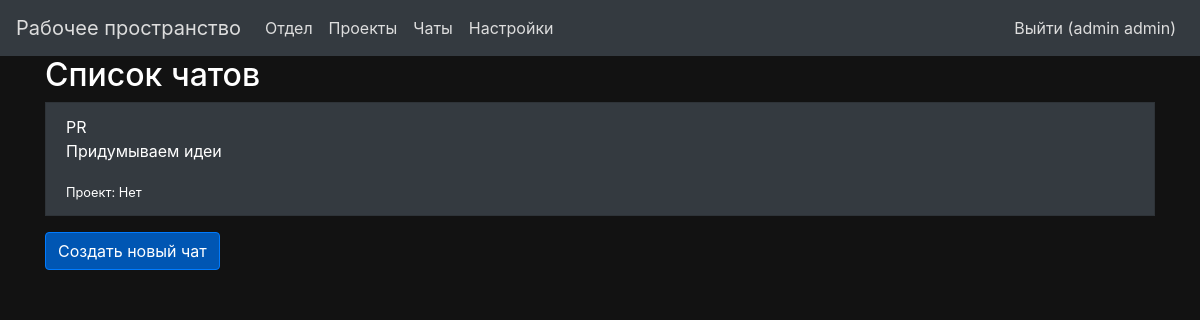
The page /chats (signed in) on the database its author committed.
### app/models.py (models this page shows, shortened)
class User(db.Model, UserMixin):
    id = db.Column(db.Integer, primary_key=True)
    name = db.Column(db.String(50), nullable=False)
    email = db.Column(db.String(120), unique=True, nullable=False)
    password = db.Column(db.String(200), nullable=False)
    role_id = db.Column(db.Integer, db.ForeignKey('role.id'))
    department_id = db.Column(db.Integer, db.ForeignKey('department.id'))
    registered_on = db.Column(db.DateTime)

class Chat(db.Model):
    id = db.Column(db.Integer, primary_key=True)
    title = db.Column(db.String(100))
    description = db.Column(db.Text)
    project_id = db.Column(db.Integer, db.ForeignKey('project.id'))
    messages = db.relationship('Message', backref='chat', lazy=True)

### app/views.py (the view)
@app.route('/chats')
@login_required
def chat_list():
    chats = Chat.query.all()
    return render_template('chat_list.html', chats=chats, theme_value=get_theme_value())

### app/__init__.py (called while the page is built)
@login_manager.user_loader
def load_user(user_id):
    return models.User.query.get(int(user_id))

### app/views.py (called while the page is built)
def get_theme_value():
    if current_user.is_authenticated:  # Проверяем, аутентифицирован ли пользователь
        theme_setting = Setting.query.filter_by(user_id=current_user.id, key='theme').first()
        return theme_setting.value == 'dark' if theme_setting else False
    return False  # Если пользователь не аутентифицирован, возвращаем значение по умолчанию

### app/templates/chat_list.html
{% extends "base.html" %}
{% block content %}
<h2>Список чатов</h2>
<ul class="list-group ">
{% for chat in chats %}
<a href="{{ url_for('chat', chat_id=chat.id) }}">
   <li class="list-group-item {{ 'bg-dark' if theme_value else 'bg-light' }}">
       {{ chat.title }}
       <p>{{ chat.description }}</p>
       <small>Проект: {{ chat.project.title if chat.project else 'Нет' }}</small>
   </li>
</a>
{% else %}
   <li class="list-group-item {{ 'bg-dark' if theme_value else 'bg-light' }}">Нет доступных чатов.</li>
{% endfor %}
</ul>
<a href="{{ url_for('new_chat') }}" class="btn btn-primary mt-3">Создать новый чат</a>
{% endblock %}

### app/templates/base.html (shortened to what this page needs)
<!DOCTYPE html>
<html lang="en">
<head>
    <link rel="stylesheet" href="https://stackpath.bootstrapcdn.com/bootstrap/4.5.2/css/bootstrap.min.css">
    <link rel="stylesheet" href="{{ url_for('static', filename='css/styles.css') }}">
</head>
<body class="{{ 'dark' if theme_value else 'light' }}">
    <nav class="navbar navbar-expand-lg {{ 'bg-dark text-light' if theme_value else 'bg-light navbar-light' }}">
        <a class="navbar-brand" href="{{ url_for('index') }}">Рабочее пространство</a>
        <div class="collapse navbar-collapse" id="navbarNav">
            <ul class="navbar-nav mr-auto">
                <li class="nav-item"><a class="nav-link" href="{{ url_for('new_department') }}">Отдел</a></li>
                <li class="nav-item"><a class="nav-link" href="{{ url_for('new_project') }}">Проекты</a></li>
                <li class="nav-item"><a class="nav-link" href="{{ url_for('chat_list') }}">Чаты</a></li>
                <li class="nav-item"><a class="nav-link" href="{{ url_for('settings') }}">Настройки</a></li>
            </ul>
            <ul class="navbar-nav ml-auto">
                {% if current_user.is_authenticated %}
                <li class="nav-item"><a class="nav-link" href="{{ url_for('logout') }}">Выйти ({{ current_user.name
                        }})</a></li>
                {% else %}
                <li class="nav-item"><a class="nav-link" href="{{ url_for('register') }}">Регистрация</a></li>
                <li class="nav-item"><a class="nav-link" href="{{ url_for('login') }}">Войти</a></li>
                {% endif %}
            </ul>
        </div>
    </nav>
    <div class="container">
        {% block content %}
        {% endblock %}
    </div>
</body>
</html>

### app/static/css/styles.css (style rules this page uses)
body { transition: background-color 0.5s, color 0.5s; }
.bg-dark { color: white; }
body.dark { background-color: #121212; color: white; }
.btn { transition: background-color 0.5s, color 0.5s; }
.btn-primary { background-color: #007bff; color: white; }
body.dark .btn-primary { background-color: #0056b3; }
a { color: #ddd; }

### rows shown on the page
User: name "admin admin"
Chat: title "PR", description "Придумываем идеи", project "Нет"
